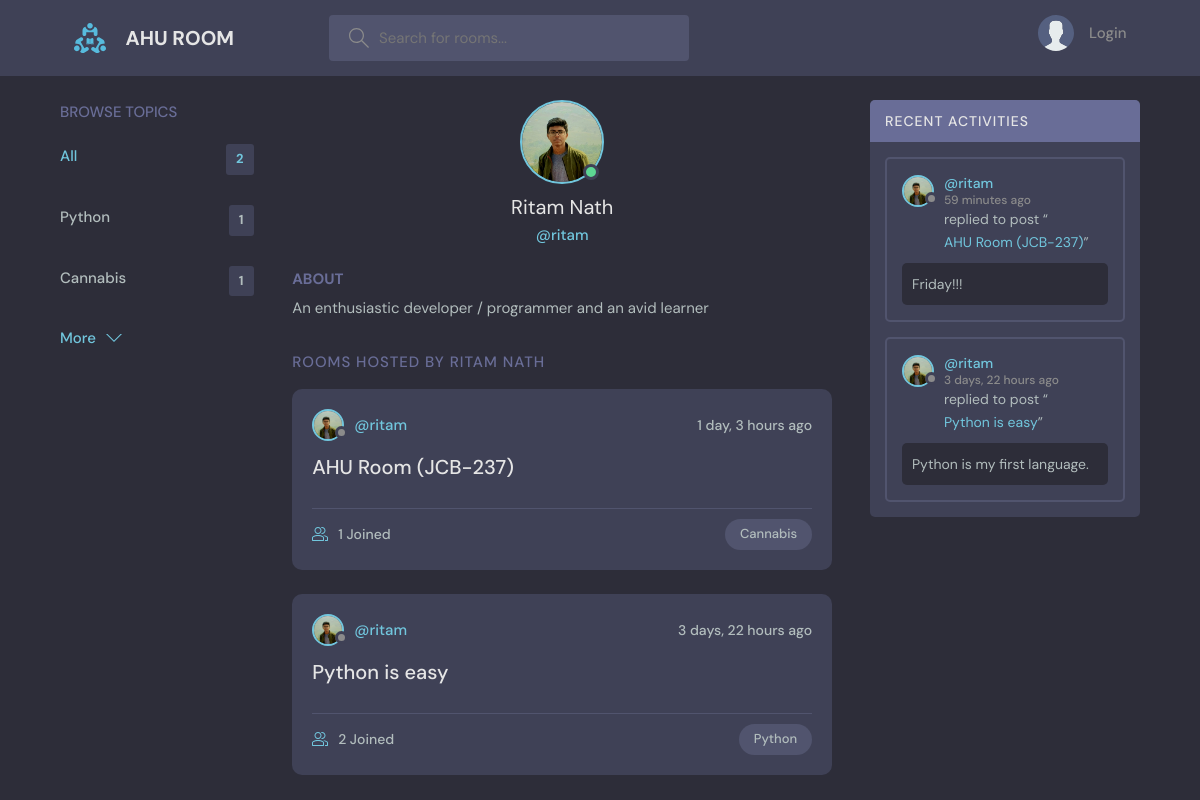
Page /profile/1/ on the committed database.
### base/models.py (models this page shows, shortened)
class Topic(models.Model):
    name = models.CharField(max_length=200)

class User(AbstractUser):
    name = models.CharField(max_length=200, null=True)
    email = models.EmailField(unique=True, null=True)
    bio = models.TextField(null=True)
    avatar = models.ImageField(null=True, default="avatar.svg")
    USERNAME_FIELD = 'email'
    REQUIRED_FIELDS = []

class Room(models.Model):
    host = models.ForeignKey(User, on_delete=models.SET_NULL, null=True)
    topic = models.ForeignKey(Topic, on_delete=models.SET_NULL, null=True)
    name = models.CharField(max_length=200)
    description = models.TextField(null=True, blank=True)
    participants = models.ManyToManyField(User, related_name='participants', blank=True)
    updated = models.DateTimeField(auto_now=True)
    created = models.DateTimeField(auto_now_add=True)
    class Meta:
        ordering = ['-updated', '-created']
    def __str__(self):
        return self.name

class Message(models.Model):
    user = models.ForeignKey(User, on_delete=models.CASCADE)
    room = models.ForeignKey(Room, on_delete=models.CASCADE)
    body = models.TextField()
    updated = models.DateTimeField(auto_now=True)
    created = models.DateTimeField(auto_now_add=True)
    class Meta:
        ordering = ['-updated', '-created']

### base/views.py (the view)
# urls.py: path('profile/<str:pk>/', views.userProfile, name="user-profile"),
def userProfile(request, pk):
    user = User.objects.get(id=pk)
    rooms = user.room_set.all()
    room_messages = user.message_set.all()
    topics = Topic.objects.all()
    context = {'user':user, 'rooms':rooms, 'room_messages':room_messages, 'topics':topics}
    return render(request, 'base/profile.html', context)

### base/templates/base/profile.html (shortened to what this page needs)
{% extends 'main.html' %}
{% block content %}
<main class="profile-page layout layout--3">
  <div class="container">
    {% include 'base/topics_component.html' %}
    <div class="roomList">
      <div class="profile">
        <div class="profile__avatar">
          <div class="avatar avatar--large active">
            <img src="{{user.avatar.url}}" />
          </div>
        </div>
        <div class="profile__info">
          <h3>{{user.name}}</h3>
          <p>@{{user.username}}</p>
        </div>
        <div class="profile__about">
          <h3>About</h3>
          <p>
            {{user.bio}}
          </p>
        </div>
      </div>
      <div class="roomList__header">
        <div>
          <h2>Rooms Hosted by {{ user.name }}</a>
          </h2>
        </div>
      </div>
      {% include 'base/feed_component.html' %}
    </div>
    {% include 'base/activity_component.html' %}
  </div>
</main>
{% endblock %}

### templates/main.html (shortened to what this page needs)
<!DOCTYPE html>
{% load static %}
<html lang="en">
    <head>
        <link rel="stylesheet" href="{% static 'styles/style.css' %}" />
    </head>
    <body>
        {% include 'navbar.html' %}
        {% block content %}
        {% endblock %}
  </body>
</html>

### templates/navbar.html (shortened to what this page needs)
{% load static %}
<header class="header header--loggedIn">
    <div class="container">
        <a href="{% url 'home' %}" class="header__logo">
            <img src="{% static 'images/logo.svg' %}" />
            <h1>AHU ROOM</h1>
        </a>
        <form class="header__search" method="GET" action="{% url 'home' %}">
            <label>
                <input name="q" placeholder="Search for rooms..." />
            </label>
        </form>
        <nav class="header__menu">
            {% if request.user.is_authenticated %}
                <div class="header__user">
                    <a href="{% url 'user-profile' request.user.id %}">
                        <div class="avatar avatar--medium active">
                            <img src="{{ request.user.avatar.url }}" />
                        </div>
                        <p>{{ request.user.name }} <span>@{{ request.user.username }}</span></p>
                    </a>
                    <button class="dropdown-button">
                        <svg version="1.1" xmlns="http://www.w3.org/2000/svg" width="32" height="32" viewBox="0 0 32 32">
                        <title>chevron-down</title>
                        <path d="M16 21l-13-13h-3l16 16 16-16h-3l-13 13z"></path>
                    </svg>
                    </button>
                </div>
            {% else %}
                <a href="{% url 'login' %}">
                    <img src="{% static 'images/avatar.svg' %}" />
                    <p>Login</p>
                </a>
            {% endif %}
        </nav>
    </div>
</header>

### base/templates/base/topics_component.html
<div class="topics">
    <div class="topics__header">
      <h2>Browse Topics</h2>
    </div>
    <ul class="topics__list">
        <li>
            <a href="{% url 'home' %}" class="active">All <span>{{ topics.count }}</span></a>
        </li>
        {% for topic in topics %}
            <li>
                <a href="{% url 'home' %}?q={{topic.name}}">{{ topic.name }}<span>{{ topic.room_set.all.count }}</span></a>
            </li>
        {% endfor %}
    </ul>
    <a class="btn btn--link" href="{% url 'topics' %}">
        More
        <svg version="1.1" xmlns="http://www.w3.org/2000/svg" width="32" height="32" viewBox="0 0 32 32">
            <title>chevron-down</title>
            <path d="M16 21l-13-13h-3l16 16 16-16h-3l-13 13z"></path>
        </svg>
    </a>
</div>

### base/templates/base/feed_component.html (shortened to what this page needs)
{% for room in rooms %}
<div class="roomListRoom">
    <div class="roomListRoom__header">
        <a href="{% url 'user-profile' room.host.id %}" class="roomListRoom__author">
            <div class="avatar avatar--small">
                <img src="{{ room.host.avatar.url }}" />
            </div>
            <span>@{{ room.host.username }}</span>
        </a>
        <div class="roomListRoom__actions">
            <span>{{ room.created|timesince }} ago</span>
        </div>
    </div>
    <div class="roomListRoom__content">
        <a href="{% url 'room' room.id %}">{{ room.name }}</a>
    </div>
    <div class="roomListRoom__meta">
        <a href="{% url 'room' room.id %}" class="roomListRoom__joined">
            {{ room.participants.all.count }} Joined
        </a>
        <p class="roomListRoom__topic">{{ room.topic.name }}</p>
    </div>
</div>
{% endfor %}

### base/templates/base/activity_component.html (shortened to what this page needs)
<div class="activities">
    <div class="activities__header">
      <h2>Recent Activities</h2>
    </div>
    {% for message in room_messages %}
    <div class="activities__box">
      <div class="activities__boxHeader roomListRoom__header">
        <a href="{% url 'user-profile' message.user.id %}" class="roomListRoom__author">
          <div class="avatar avatar--small">
            <img src="{{ message.user.avatar.url }}" />
          </div>
          <p>
            @{{ message.user.username }}
            <span>{{ message.created|timesince }} ago</span>
          </p>
        </a>
      </div>
      <div class="activities__boxContent">
        <p>replied to post “<a href="{% url 'room' message.room.id %}">{{ message.room }}</a>”</p>
        <div class="activities__boxRoomContent">
            {{ message.body }}
        </div>
      </div>
    </div>
    {% endfor %}
</div>

### rows in the picture
Topic: name "Python", room_set.all.count "1"
Topic: name "Cannabis", room_set.all.count "1"
User: avatar (picture), name "Ritam Nath", username "ritam", bio "An enthusiastic developer / programmer and an avid learner", name "RITAM NATH"
Room: host.avatar (picture), host.username "ritam", created "1 day, 3 hours", name "AHU Room (JCB-237)", participants.all.count "1", topic.name "Cannabis"
Room: host.avatar (picture), host.username "ritam", created "3 days, 22 hours", name "Python is easy", participants.all.count "2", topic.name "Python"
Message: user.avatar (picture), user.username "ritam", created "59 minutes", room "AHU Room (JCB-237)", body "Friday!!!"
Message: user.avatar (picture), user.username "ritam", created "3 days, 22 hours", room "Python is easy", body "Python is my first language."

### other values in the picture
{{ topics.count }} "2"
